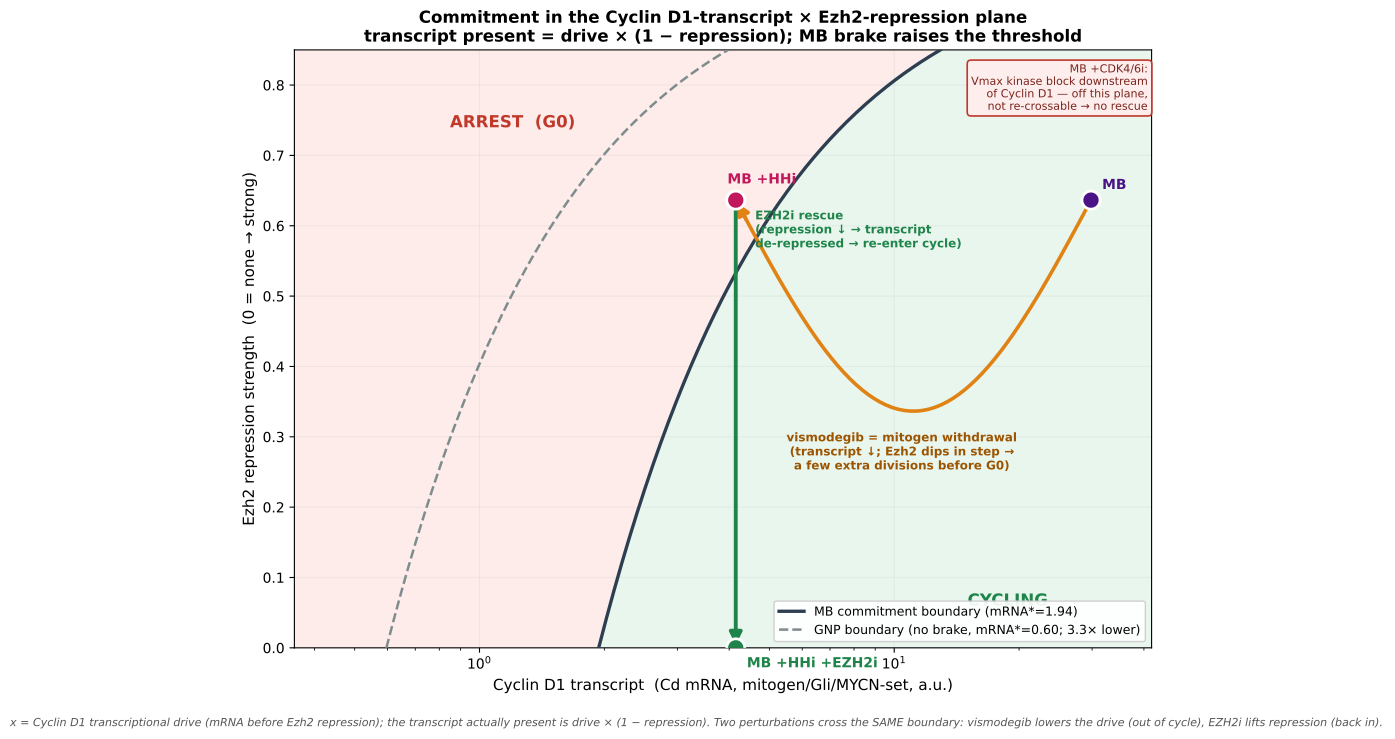

Here is the Python script that generated this plot:
"""Supp figure (transcript version): G0/G1 commitment in the plane of Cyclin D1 TRANSCRIPT x EZH2 REPRESSION.

Same map as fig_v44_cd_ezh2_commitment.py, but the x-axis is the Cyclin D1 mRNA TRANSCRIPT (the RNA-seq
observable) rather than an abstract drive.  Because Ezh2 represses Cyclin D1 *transcription*, the actual
transcript present = (transcriptional drive) x (1 - repression); commitment fires when the resulting
Cyclin D1 protein (proportional to transcript) clears the threshold, which the MB CDK-inhibitor tone
raises above GNP.  So the cycle/arrest boundary in (transcript drive, repression r) is  drive = mRNA*/(1-r).

We measure from the model (mean Cd_mRNA):
  mRNA*_MB , mRNA*_GNP : transcript cycling threshold in MB vs GNP CDK-inhibitor context
  mRNA_MB              : MB operating Cyclin D1 transcript (full dynamic model)
  F                    : EZH2i de-repression fold (transcript)  ->  r_phys = 1 - 1/F
  DROP                 : vismodegib transcript drop (MB+HHi / MB)

The transcription drive is swept by scaling the three Cyclin D1 transcription terms
(k_Cd_tx_basal / k_Cd_tx_Gli_max / k_Cd_tx_MYCN) by a common factor, with EZH2i=1 (repression OFF).

Run:  ./venv/bin/python simulations/fig_v44_cdmrna_ezh2_commitment.py
"""
import sys, os
sys.path.insert(0, os.path.dirname(os.path.dirname(os.path.abspath(__file__))))
import numpy as np, tellurium as te
import matplotlib
matplotlib.use("Agg")
import matplotlib.pyplot as plt
from matplotlib.patches import FancyArrowPatch
from scipy.signal import find_peaks
from src.build_model_v44_heldt import build_model_v44

MB_TONE  = dict(p16=0.88, p18=1.2, ksyp21=0.004)
GNP_TONE = dict(p16=0.0,  p18=0.4, ksyp21=0.002)
TX0 = dict(basal=0.3086, gli=46.31, mycn=35.22)          # default Cyclin D1 transcription terms


def _runner():
    rr = te.loada(build_model_v44(with_ezh2=True, with_hh=True))
    rr.integrator.setValue("relative_tolerance", 1e-6)
    return rr


def simulate(rr, tx=1.0, SHH=0.5, f=0.1, mycn=2.86, ezh2i=0.0, gdc=0.0,
             p16=0.0, p18=0.4, ksyp21=0.002):
    """mean settled Cd_mRNA (transcript) + division count.  tx scales the transcription terms;
    EZH2i=1 turns Ezh2 repression OFF, giving a clean transcript-drive scan."""
    for te_end, te_pts in ((12000, 48000), (8000, 32000), (6000, 24000)):
        for atol in (1e-9, 1e-8, 1e-7, 1e-6, 1e-5):
            rr.reset()
            rr['SHH'] = SHH; rr['Ptch1_copy_number'] = f; rr['MYCN_amplification'] = mycn
            rr['GDC0449'] = gdc; rr['EZH2i'] = ezh2i
            rr['p16'] = p16; rr['p18'] = p18; rr['kSyP21'] = ksyp21
            rr['k_Cd_tx_basal'] = tx * TX0['basal']
            rr['k_Cd_tx_Gli_max'] = tx * TX0['gli']
            rr['k_Cd_tx_MYCN'] = tx * TX0['mycn']
            rr.integrator.setValue("absolute_tolerance", atol)
            try: rr.integrator.setValue("maximum_num_steps", 300000)
            except Exception: pass
            try:
                r = rr.simulate(0, te_end, te_pts, selections=["time", "MPF", "Cd_mRNA"]); break
            except Exception:
                r = None
        if r is not None:
            break
    if r is None:
        return np.nan, -1
    t = r['time']; m = t >= 4000; tt = t[m]; dt = tt[1] - tt[0]
    pk, _ = find_peaks(r['MPF'][m], prominence=0.15, distance=int(200 / dt))
    return float(np.mean(r['Cd_mRNA'][m])), len(pk)


def threshold_scan(tone, f, mycn, label):
    """Scan the transcription drive (EZH2i=1, repression OFF) and return (transcript, cyc) points and
    the transcript threshold set by this CDK-inhibitor tone."""
    rr = _runner()
    pts = []
    for tx in [0.01, 0.02, 0.03, 0.05, 0.08, 0.12, 0.18, 0.27, 0.40, 0.60, 0.85, 1.2]:
        m, div = simulate(rr, tx=tx, f=f, mycn=mycn, ezh2i=1.0, **tone)
        if np.isnan(m):
            continue
        pts.append((m, div >= 2))
        print(f"   {label:4s}  tx={tx:5.2f}  Cd_mRNA={m:7.3f}  div={div:2d}  {'CYCLE' if div>=2 else 'arrest'}")
    pts.sort()
    arr = [m for m, c in pts if not c]; cyc = [m for m, c in pts if c]
    if arr and cyc:
        hi_arr = max(arr); lo_cyc = min([c for c in cyc if c > hi_arr] or cyc)
        thr = 0.5 * (hi_arr + lo_cyc)
    else:
        thr = np.nan
    return pts, thr


print("=" * 70)
print("Measuring commitment thresholds in TRANSCRIPT units (Ezh2 repression OFF):")
mb_pts,  mRNA_MB_thr  = threshold_scan(MB_TONE,  f=0.1, mycn=2.86, label="MB")
gnp_pts, mRNA_GNP_thr = threshold_scan(GNP_TONE, f=1.0, mycn=1.0,  label="GNP")
print(f"\n  mRNA* (MB tone) = {mRNA_MB_thr:.3f}   mRNA* (GNP tone) = {mRNA_GNP_thr:.3f}"
      f"   -> MB brake raises transcript threshold {mRNA_MB_thr/mRNA_GNP_thr:.2f}x")

print("\nMeasuring MB operating transcript + EZH2i de-repression fold (full dynamic model):")
rr_full = _runner()
mRNA_MB, _     = simulate(rr_full, f=0.1, mycn=2.86, **MB_TONE)                 # repression ON
mRNA_MB_nr, _  = simulate(rr_full, f=0.1, mycn=2.86, ezh2i=1.0, **MB_TONE)      # repression OFF, same drive
mRNA_HHi, _    = simulate(rr_full, f=0.1, mycn=2.86, gdc=1.0, **MB_TONE)        # vismodegib
F = (mRNA_MB_nr / mRNA_MB) if (mRNA_MB and not np.isnan(mRNA_MB_nr) and mRNA_MB > 1e-6) else 2.5
F = float(np.clip(F, 1.3, 6.0))
r_phys = 1.0 - 1.0 / F
DROP = float(mRNA_HHi / mRNA_MB) if (mRNA_MB and not np.isnan(mRNA_HHi)) else 0.14
print(f"  mRNA_MB={mRNA_MB:.3f}  mRNA_MB(no repression)={mRNA_MB_nr:.3f}  mRNA_MB+HHi={mRNA_HHi:.3f}")
print(f"  de-repression fold F={F:.2f} -> r_phys={r_phys:.2f}   vismo transcript drop={DROP:.3f} ({100*(1-DROP):.0f}%)")

# ---- operating points in (transcript drive, repression).  transcript_present = drive*(1-r). ----
drive_MB = mRNA_MB / (1 - r_phys)
drive_HHi = DROP * drive_MB
OPS = {
    "MB":             dict(drive=drive_MB,  r=r_phys, cyc=True),
    "MB +HHi":        dict(drive=drive_HHi, r=r_phys, cyc=False),
    "MB +HHi +EZH2i": dict(drive=drive_HHi, r=0.0,    cyc=(drive_HHi > mRNA_MB_thr)),
}
print("\nOperating points (drive, r, transcript=drive*(1-r)):")
for n, o in OPS.items():
    tr = o['drive'] * (1 - o['r'])
    print(f"  {n:16s} drive={o['drive']:.3f}  r={o['r']:.2f}  transcript={tr:.3f}  "
          f"{'CYCLE' if tr>mRNA_MB_thr else 'arrest'}  (mRNA*_MB={mRNA_MB_thr:.3f})")

# ======================================================================
# Figure
# ======================================================================
fig, ax = plt.subplots(figsize=(9.4, 7.2))
DMAX = drive_MB * 1.4
XMIN = max(0.3, mRNA_GNP_thr * 0.6)
rr_grid = np.linspace(0.0, 0.85, 260)
dd_grid = np.geomspace(XMIN, DMAX, 260)
DD, RR = np.meshgrid(dd_grid, rr_grid)
NET = DD * (1 - RR)
ax.contourf(DD, RR, (NET > mRNA_MB_thr).astype(float), levels=[-0.5, 0.5, 1.5],
            colors=["#fdecea", "#e8f6ee"], zorder=0)

rline = np.linspace(0.0, 0.85, 200)
ax.plot(mRNA_MB_thr / (1 - rline), rline, color="#2c3e50", lw=2.4, zorder=3,
        label=f"MB commitment boundary (mRNA*={mRNA_MB_thr:.2f})")
ax.plot(mRNA_GNP_thr / (1 - rline), rline, color="#7f8c8d", lw=1.8, ls="--", zorder=3,
        label=f"GNP boundary (no brake, mRNA*={mRNA_GNP_thr:.2f}; {mRNA_MB_thr/mRNA_GNP_thr:.1f}× lower)")

ax.text(mRNA_MB_thr * 0.62, 0.74, "ARREST  (G0)", color="#c0392b", fontsize=12, fontweight="bold", ha="center")
ax.text(DMAX * 0.45, 0.06, "CYCLING", color="#1e8449", fontsize=12, fontweight="bold", ha="center")

PCOL = {"MB": "#4A1486", "MB +HHi": "#C2185B", "MB +HHi +EZH2i": "#1e8449"}
LOFF = {"MB": (8, 8), "MB +HHi": (-6, 12), "MB +HHi +EZH2i": (8, -14)}
P = {}
for n, o in OPS.items():
    x, y = o['drive'], o['r']; P[n] = (x, y)
    ax.scatter([x], [y], s=170, c=PCOL[n], edgecolor="white", lw=2, zorder=6)
    dx, dy = LOFF[n]
    ax.annotate(n, (x, y), textcoords="offset points", xytext=(dx, dy),
                fontsize=10, fontweight="bold", color=PCOL[n], zorder=7)

# (1) vismodegib = mitogen withdrawal: transcript drive collapses MB -> MB+HHi; Ezh2 dips in step.
t = np.linspace(0, 1, 60)
mw_x = drive_MB * (drive_HHi / drive_MB) ** t
mw_y = r_phys - 0.30 * np.sin(np.pi * t)
ax.plot(mw_x, mw_y, color="#E08214", lw=2.6, zorder=4)
ax.add_patch(FancyArrowPatch((mw_x[-3], mw_y[-3]), (mw_x[-1], mw_y[-1]), arrowstyle="-|>",
             mutation_scale=18, color="#E08214", lw=2.6, zorder=5))
ax.annotate("vismodegib = mitogen withdrawal\n(transcript ↓; Ezh2 dips in step →\na few extra divisions before G0)",
            (mw_x[30], mw_y[30]), textcoords="offset points", xytext=(-6, -42),
            fontsize=8.6, color="#9C5400", fontweight="bold", ha="center", zorder=7)

# (2) EZH2i rescue: from MB+HHi straight DOWN (repression -> 0) across the boundary
ax.add_patch(FancyArrowPatch(P["MB +HHi"], P["MB +HHi +EZH2i"], arrowstyle="-|>",
             mutation_scale=18, color="#1e8449", lw=2.8, zorder=5))
ax.annotate("EZH2i rescue\n(repression ↓ → transcript\nde-repressed → re-enter cycle)",
            P["MB +HHi"], textcoords="offset points", xytext=(14, -34),
            fontsize=8.6, color="#1e8449", fontweight="bold", zorder=7)

# CDK4/6i: off-plane
ax.text(DMAX * 0.98, 0.83,
        "MB +CDK4/6i:\nVmax kinase block downstream\nof Cyclin D1 — off this plane,\nnot re-crossable → no rescue",
        fontsize=8.0, color="#7b241c", ha="right", va="top",
        bbox=dict(boxstyle="round,pad=0.35", fc="#fdedec", ec="#c0392b", lw=1.2), zorder=7)

ax.set_xscale("log")
ax.set_xlim(XMIN, DMAX); ax.set_ylim(0, 0.85)
ax.set_xlabel("Cyclin D1 transcript  (Cd mRNA, mitogen/Gli/MYCN-set, a.u.)", fontsize=11)
ax.set_ylabel("Ezh2 repression strength  (0 = none → strong)", fontsize=11)
ax.set_title("Commitment in the Cyclin D1-transcript × Ezh2-repression plane\n"
             "transcript present = drive × (1 − repression); MB brake raises the threshold",
             fontsize=12, fontweight="bold")
ax.legend(loc="lower right", fontsize=9, framealpha=0.92)
ax.grid(True, alpha=0.15)
fig.text(0.5, -0.02,
         "x = Cyclin D1 transcriptional drive (mRNA before Ezh2 repression); the transcript actually "
         "present is drive × (1 − repression). Two perturbations cross the SAME boundary: vismodegib "
         "lowers the drive (out of cycle), EZH2i lifts repression (back in).",
         ha="center", fontsize=8.0, color="#555", style="italic")

plt.tight_layout()
out = os.path.join(os.path.dirname(__file__), "fig_v44_cdmrna_ezh2_commitment")
fig.savefig(out + ".png", dpi=165, bbox_inches="tight")
fig.savefig(out + ".pdf", bbox_inches="tight")
print("\nwrote", out + ".png /.pdf")
